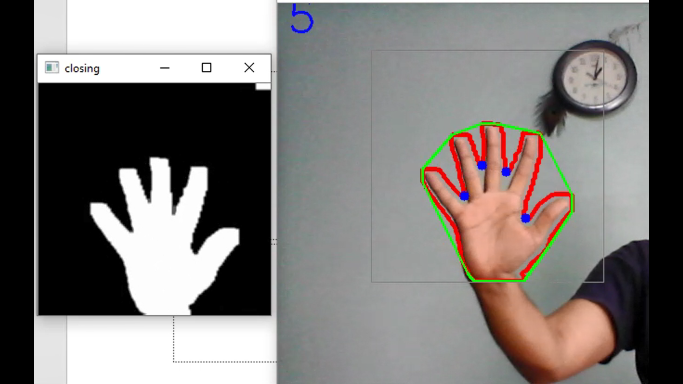
#> input picture Images/five_fingers.png, 1366 x 768 px, given in place of the camera (shown at 1/2 size)
$ python finger_recognition_masking.py
#> lines starting #> are read from the running program, lines starting #| are printed output that depends on the picture; after the words box and inside, x2 and y2 are one past the last pixel; in counts of white or black regions, pixels touching at a corner belong together
import cv2
import numpy as np
import time, imutils
from win32api import GetSystemMetrics
import math


time_for_camera_warmup = 3
min_contour_area = 2000
cap = cv2.VideoCapture(0)
time.sleep(time_for_camera_warmup)
sw, sh = GetSystemMetrics(0), GetSystemMetrics(1)
try:
    while True:
        counter = 0
        try:
            _, frame = cap.read()
#> frame is the input picture: shape (768, 1366, 3); mean B, G, R 119.4, 121.9, 126.2
			# ROI where hand needs to be placed and image processing will be performed
            roi = frame[50:300, 100:350]
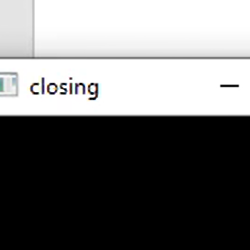
#> roi: shape (250, 250, 3); mean B, G, R 112.3, 112.3, 112.2
            cv2.rectangle(frame, (100,50), (350,300), (128,128,128), 1)
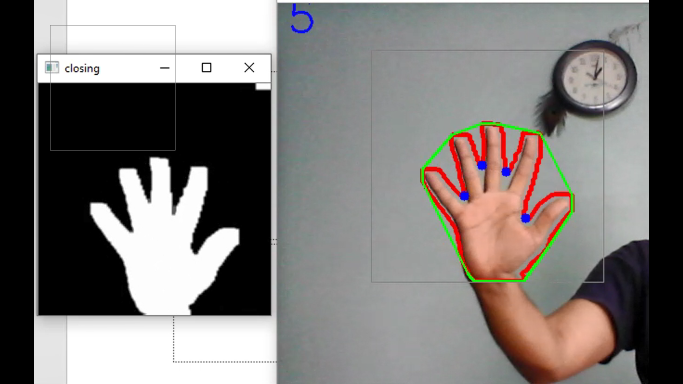
#> frame: shape (768, 1366, 3) (shown at 1/2 size); 0.1% of pixels changed, all inside (x1, y1, x2, y2) = (100, 50, 351, 301)
            hsv = cv2.cvtColor(roi, cv2.COLOR_BGR2HSV)
#> hsv: shape (250, 250, 3); mean H, S, V 3.9, 1, 112.1
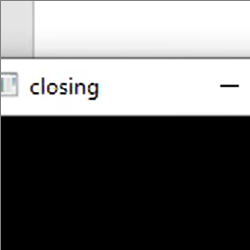
#> roi: shape (250, 250, 3); 0.8% of pixels changed, all inside (x1, y1, x2, y2) = (0, 0, 250, 250)

            '''lower and upper bound HSV to mask the hand only. The values
            might change depending on your background or lighting conditions.
            Feel free to experiment with these values'''
            lower_bound = np.array([0, 67, 139])
            upper_bound = np.array([23, 255, 255])

            mask = cv2.inRange(hsv, lower_bound, upper_bound)
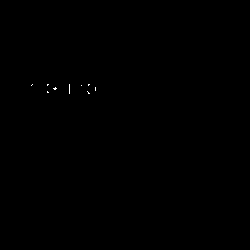
#> mask: shape (250, 250); 0.06% white in thin lines or dots, all inside (x1, y1, x2, y2) = (31, 84, 96, 94)
            kernel = np.ones((3,3), dtype=np.uint8)

            # Image processing to clean noisy pixels
            dil = cv2.dilate(mask, kernel, iterations=4)
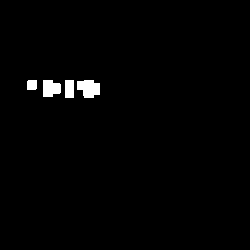
#> dil: shape (250, 250); 1.3% white; 4 white regions
            mask = cv2.GaussianBlur(dil, (3,3), 100)
            opening = cv2.morphologyEx(mask, cv2.MORPH_OPEN, kernel)
            closing = cv2.morphologyEx(opening, cv2.MORPH_CLOSE, kernel)
            cv2.imshow('closing', closing)

            cnts = cv2.findContours(closing, cv2.RETR_EXTERNAL,cv2.CHAIN_APPROX_SIMPLE)
#> cnts = 2 contours; box (x1, y1, x2, y2) and area: (42, 79, 101, 99) 902, (26, 79, 38, 91) 120
            cnts = imutils.grab_contours(cnts)
            if len(cnts) > 0:
                max_area_cnt = max(cnts, key = cv2.contourArea)
#> max_area_cnt = contour of 38 points, box (x1, y1, x2, y2) (42, 79, 101, 99), area 902
                # Min contour area set so that contour is not formed on any background objects
                if cv2.contourArea(max_area_cnt) > min_contour_area:
                    x, y, w, h = cv2.boundingRect(max_area_cnt)
                    cv2.drawContours(roi, [max_area_cnt], -1, (0,0,255), 3)
                    # Convex hull is the smallest convex polygon that connects and encloses all points of a contour
                    hull = cv2.convexHull(max_area_cnt)
                    cv2.drawContours(roi, [hull], -1, (0,255,0), 2)
                    # To find the convexity defects in the hull. Defect is an area that do not belong to the object but located inside of its outer boundary
                    hull2 = cv2.convexHull(max_area_cnt, returnPoints=False)
                    defects = cv2.convexityDefects(max_area_cnt, hull2)
                    # Inside the loop coordinates of start, end and far points are computed which will be the three points of a triangle
                    for i in range(defects.shape[0]):
                        s, e, f, d = defects[i, 0]
                        start = tuple(max_area_cnt[s][0])
                        end = tuple(max_area_cnt[e][0])
                        far = tuple(max_area_cnt[f][0])

                        a = math.sqrt((end[0] - start[0]) ** 2 + (end[1] - start[1]) ** 2)
                        b = math.sqrt((start[0] - far[0]) ** 2 + (start[1] - far[1]) ** 2)
                        c = math.sqrt((end[0] - far[0]) ** 2 + (end[1] - far[1]) ** 2)
                        s = a + b + c / 2
                        # Area of the triangle
                        ar = math.sqrt(s * (s - a) * (s - b) * (s - c))
                        d = ar * 2 / a
                        angle = math.acos((b ** 2 + c ** 2 - a ** 2)/(2 * b * c)) * 57
                        # Condition to eliminate defects which are not forming between fingers
                        if angle <= 90 and d > 30:
                            counter += 1
                            cv2.circle(roi, far, 5, (255,0,0), -1)
                    '''One added to counter as defects will be one less than fingers shown, i.e if five fingers shown then,
                    defects ideally should be four and four plus one is five'''
                    counter += 1
                    if counter == 5:
                        cv2.putText(frame, str(counter), (10,30), cv2.FONT_HERSHEY_SIMPLEX, 1.5, (255,0,0), 2)
                    elif counter == 4:
                        cv2.putText(frame, str(counter), (10,30), cv2.FONT_HERSHEY_SIMPLEX, 1.5, (255,0,0), 2)
                    elif counter == 3:
                        cv2.putText(frame, str(counter), (10,30), cv2.FONT_HERSHEY_SIMPLEX, 1.5, (255,0,0), 2)
                    elif counter == 2:
                        cv2.putText(frame, str(counter), (10,30), cv2.FONT_HERSHEY_SIMPLEX, 1.5, (255,0,0), 2)
                    elif counter == 1:
                        cv2.putText(frame, str(counter), (10,30), cv2.FONT_HERSHEY_SIMPLEX, 1.5, (255,0,0), 2)
                cv2.imshow('frame', frame)
            if cv2.waitKey(1) & 0xff == 27:
#> (key Esc is pressed here)
                break
        except Exception as e:
            print(str(e))
            continue
except Exception as e:
    print(str(e))

cap.release()
cv2.destroyAllWindows()

$ run again, on Images/four_fingers.png
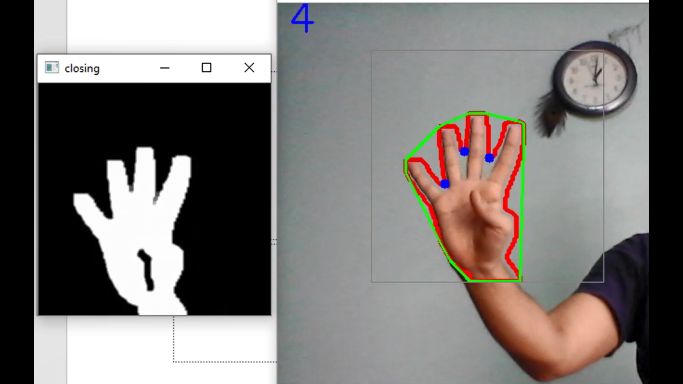
#> input picture Images/four_fingers.png, 1366 x 768 px, given in place of the camera (shown at 1/2 size)
#> frame is the input picture: shape (768, 1366, 3); mean B, G, R 118.1, 120.6, 124.5
#> `cv2.rectangle(frame, (100,50), (350,300), (128,128,128), 1)`:
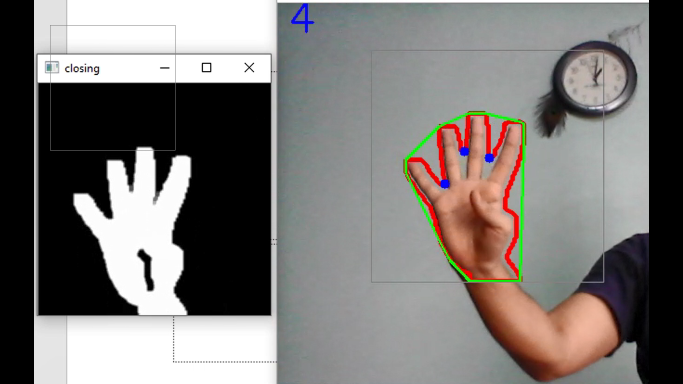
#> frame: shape (768, 1366, 3) (shown at 1/2 size); 0.1% of pixels changed, all inside (x1, y1, x2, y2) = (100, 50, 351, 301)
#> hsv: shape (250, 250, 3); mean H, S, V 3.3, 1, 112.4
#> `hsv = cv2.cvtColor(roi, cv2.COLOR_BGR2HSV)`:
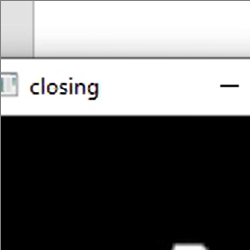
#> roi: shape (250, 250, 3); mean B, G, R 112.1, 112.1, 112.1
#> dil: shape (250, 250); 1.4% white; 4 white regions
#> cnts = 4 contours; box (x1, y1, x2, y2) and area: (82, 79, 101, 105) 360, (42, 79, 61, 98) 283, (64, 79, 75, 99) 190, (24, 79, 38, 94) 165
#> max_area_cnt = contour of 16 points, box (x1, y1, x2, y2) (82, 79, 101, 105), area 360
